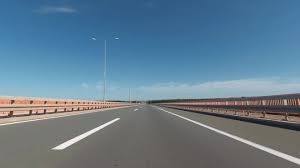
#> input picture oneAPI/Lane dection hough transform/lane3.jpg, 300 x 168 px
$ jupyter execute --allow-errors 'Lane detector.ipynb'
#> lines starting #> are read from the running program, lines starting #| are printed output that depends on the picture; after the words box and inside, x2 and y2 are one past the last pixel; in counts of white or black regions, pixels touching at a corner belong together
[cell 1]
import matplotlib.pyplot as plt
import matplotlib.image as mpimg
import math

#reading an image

#> (a cell that did not finish here is left out)

#printing out some stats and plotting the image

#> (a cell that did not finish here is left out)

#bottom left:(0,height)
#Horizon:(width/2,height/2)
#bottom right:(width,height)

[cell 4]
import numpy as np
import cv2

[cell 5]
# [11 lines left out: function region_of_interest, not called in this run]

#> (a cell that did not finish here is left out)

#> (a cell that did not finish here is left out)

[cell 8]
import matplotlib.pyplot as plt
import matplotlib.image as mpimg
#> (the rest of this cell did not finish here and is left out)

#> (a cell that did not finish here is left out)

[cell 10]
# [7 lines left out: function region_of_interest2, not called in this run]

#> (a cell that did not finish here is left out)

#> (a cell that did not finish here is left out)

[cell 13]
# [7 lines left out: function region_of_interest, not called in this run]
#> (the rest of this cell did not finish here and is left out)

#> (a cell that did not finish here is left out)

[cell 15]
import numpy as np
import cv2

# [23 lines left out: function draw_lines, not called in this run]

[cell 16]
image = mpimg.imread('lane3.jpg')
#> image is the input picture: shape (168, 300, 3); mean R, G, B 99.5, 124.8, 143.4
plt.figure()
plt.imshow(image)
plt.show()
gray_image = cv2.cvtColor(image, cv2.COLOR_RGB2GRAY)
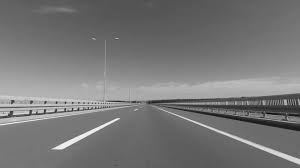
#> gray_image: shape (168, 300); min 5, max 252, mean 119.4
cannyed_image = cv2.Canny(gray_image, 100, 200)
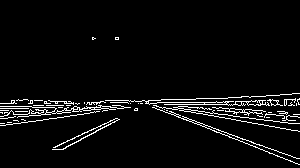
#> cannyed_image: shape (168, 300); 4.7% white in thin lines or dots, all inside (x1, y1, x2, y2) = (0, 37, 300, 165)
#> (the rest of this cell did not finish here and is left out)
